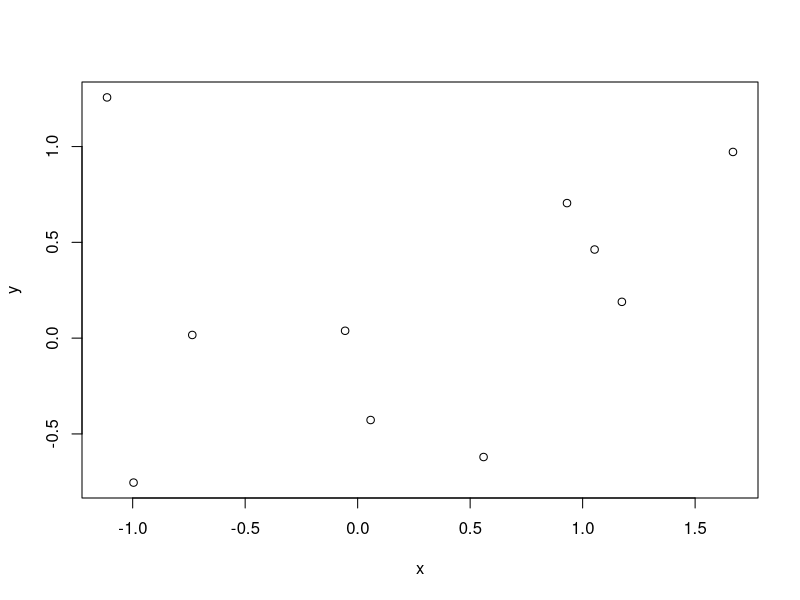

Recreate this plot in R. (Note: this script raises an error after producing the figure.)

# first set seed. 
set.seed(123456)




#-------------------------------------------------------------------------------


# create data frame:
# 30 Problemsets 2 Algorithms
# (for comparisons on one problemset, one just can use one there?)
# first set seed. 
set.seed(123456)
# get numbers from a standard-normal distribution 
rnorm(10, mean = 0.7, sd = 0.1)


x = rnorm(n = 10, mean = 0, sd = 1)
y = rnorm(n = 10, mean = 0, sd = 1)
plot(y ~ x)

# creates strictly positive values between 0 and 1 from the uniform distribution 
runif(n = 5, min = 0, max = 1)

# generating character vectors 
algorithms = rep(letters[1:2], 10)
algorithms

# create data frame 
accuracy = rnorm(n = 20, mean = c(0.7, 0.7), sd =  0.1)
accuracy

simulation <- data.frame(algorithms,
                         accuracy)

# create data frame for 30 problem sets 
simulation <- data.frame()
algorithms = rep(letters[1:2], 10)
list1 = list()
for (i in 1:30) { # Indicate number of iterations with "i"
  list1[[i]] <- rnorm(n = 10, mean = 0.7, sd = 0.1) # Save output in list for each iteration
}
list1


simlist = replicate(n = 30, 
                    expr = data.frame(group = rep(letters[1:2], each = 10),
                                      response = rnorm(n = 20, mean = c(0.7, 0.7), sd =  0.1)),
                    simplify = FALSE)

# der Name für die Problemsets muss noch hinzugefügt werden 
# for (i in i:30) {
#   simlist <- as.data.frame(simlist[[i]]) 
#   simlist$problem <- "problem_"[[i]]
# }

data_30 <- rbind(as.data.frame(simlist[1]), as.data.frame(simlist[2]), as.data.frame(simlist[3]), as.data.frame(simlist[4]), as.data.frame(simlist[5]), 
                 as.data.frame(simlist[6]), as.data.frame(simlist[7]), as.data.frame(simlist[8]), as.data.frame(simlist[9]), as.data.frame(simlist[10]), 
                 as.data.frame(simlist[11]), as.data.frame(simlist[12]), as.data.frame(simlist[13]), as.data.frame(simlist[14]), as.data.frame(simlist[15]),
                 as.data.frame(simlist[16]), as.data.frame(simlist[17]), as.data.frame(simlist[18]), as.data.frame(simlist[19]), as.data.frame(simlist[20]),
                 as.data.frame(simlist[21]), as.data.frame(simlist[22]), as.data.frame(simlist[23]), as.data.frame(simlist[24]), as.data.frame(simlist[25]),
                 as.data.frame(simlist[26]), as.data.frame(simlist[27]), as.data.frame(simlist[28]), as.data.frame(simlist[29]), as.data.frame(simlist[30]))
data_30
#-------------------------------------------------------------------------------
for (i in 1:30) {
  algorithms = rep(letters[1:2], 10)
  accuracy = rnorm(n = 20, mean = c(0.7, 0.7), sd =  0.1)
  simulation[[i]] <- data.frame(algorithms,
                           accuracy)
}

# oder ist es sinnvoller die Differenzen zu simulieren ? 
# nein: wir stellen am Anfang die Annahme, die beiden Algorithmen 
# sind gleichverteilt, haben den selben Mittelwert und sollten
# deswegen auch nicht als unterschiedlich angesehen werden 
# Was ist die Erwartung wenn der Mittelwert gleich ist, aber die 
# Varianzen verschieden ? die Erwartung ist immer das was der volle Test ausgibt 


## Beta Verteilung

x <- seq(0, 1, length = 21)
dbeta(x, 1, 1)
pbeta(x, 1, 1)

## Visualization, including limit cases:
pl.beta <- function(a,b, asp = if(isLim) 1, ylim = if(isLim) c(0,1.1)) {
  if(isLim <- a == 0 || b == 0 || a == Inf || b == Inf) {
    eps <- 1e-10
    x <- c(0, eps, (1:7)/16, 1/2+c(-eps,0,eps), (9:15)/16, 1-eps, 1)
  } else {
    x <- seq(0, 1, length = 1025)
  }
  fx <- cbind(dbeta(x, a,b), pbeta(x, a,b), qbeta(x, a,b))
  f <- fx; f[fx == Inf] <- 1e100
  matplot(x, f, ylab="", type="l", ylim=ylim, asp=asp,
          main = sprintf("[dpq]beta(x, a=%g, b=%g)", a,b))
  abline(0,1,     col="gray", lty=3)
  abline(h = 0:1, col="gray", lty=3)
  legend("top", paste0(c("d","p","q"), "beta(x, a,b)"),
         col=1:3, lty=1:3, bty = "n")
  invisible(cbind(x, fx))
}
pl.beta(3,1)

pl.beta(2, 4)
pl.beta(3, 7)
pl.beta(3, 7, asp=1)

# Binomial Verteilung 
require(graphics)
# Compute P(45 < X < 55) for X Binomial(100,0.5)
sum(dbinom(46:54, 100, 0.5))

## Using "log = TRUE" for an extended range :
n <- 2000
k <- seq(0, n, by = 20)
plot (k, dbinom(k, n, pi/10, log = TRUE), type = "l", ylab = "log density",
      main = "dbinom(*, log=TRUE) is better than  log(dbinom(*))")
lines(k, log(dbinom(k, n, pi/10)), col = "red", lwd = 2)
## extreme points are omitted since dbinom gives 0.
mtext("dbinom(k, log=TRUE)", adj = 0)
mtext("extended range", adj = 0, line = -1, font = 4)
mtext("log(dbinom(k))", col = "red", adj = 1)
